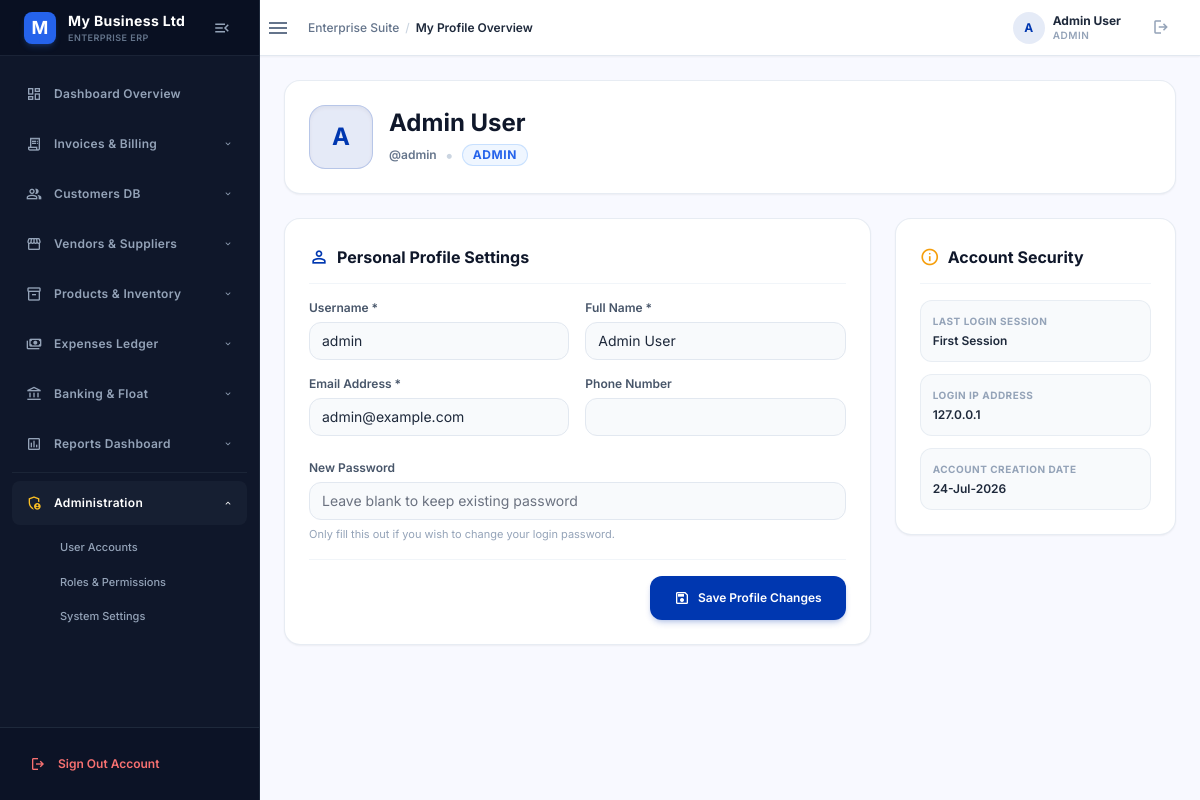
The page /users/profile (signed in) on the database its author committed.
### tables this page shows
CREATE TABLE `users` (
  `id` INT AUTO_INCREMENT PRIMARY KEY,
  `username` VARCHAR(100) NOT NULL UNIQUE,
  `email` VARCHAR(150) NOT NULL UNIQUE,
  `password` VARCHAR(255) NOT NULL,
  `full_name` VARCHAR(150) NOT NULL,
  `phone` VARCHAR(30) NULL,
  `role` VARCHAR(50) DEFAULT 'employee',
  `is_active` TINYINT(1) DEFAULT 1,
  `last_login` DATETIME NULL,
  `last_login_ip` VARCHAR(45) NULL,
  `created_at` TIMESTAMP DEFAULT CURRENT_TIMESTAMP
);

### controllers/UserController.php (called while the page is built, shortened)
<?php
class UserController {
    private $userModel;
    public function __construct() {
        require_once __DIR__ . '/../config/database.php';
        $this->db = getConnection();
        $this->userModel = new User($this->db);
    }
    public function profile() {
        $user_id = $_SESSION['user_id'] ?? 1;
        $user = $this->userModel->getById($user_id);
        require_once __DIR__ . '/../views/layouts/header.php';
        require_once __DIR__ . '/../views/users/profile.php';
        require_once __DIR__ . '/../views/layouts/footer.php';
    }
}

### config/database.php (called while the page is built, shortened)
<?php
function getConnection()
{
        $dsn = "mysql:host=" . DB_HOST . ";dbname=" . DB_NAME . ";charset=" . DB_CHARSET;
        $pdo = new PDO($dsn, DB_USER, DB_PASS);
        $pdo->setAttribute(PDO::ATTR_ERRMODE, PDO::ERRMODE_EXCEPTION);
        $pdo->setAttribute(PDO::ATTR_DEFAULT_FETCH_MODE, PDO::FETCH_ASSOC);
        return $pdo;
}

### models/User.php (called while the page is built, shortened)
<?php
class User
{
    private $db;
    public function __construct($db)
    {
        $this->db = $db;
    }
    public function getById($id)
    {
        $sql = "SELECT u.*,
                GROUP_CONCAT(ur.role_id) as role_ids
                FROM users u
                LEFT JOIN user_roles ur ON u.id = ur.user_id
                WHERE u.id = :id
                GROUP BY u.id";
        $stmt = $this->db->prepare($sql);
        $stmt->execute([':id' => $id]);
        return $stmt->fetch();
    }
}

### views/users/profile.php (the view, shortened to what this page needs)
<div class="max-w-4xl mx-auto space-y-6">
    <div class="flex items-center gap-4 bg-white rounded-2xl p-6 border border-slate-200/80 shadow-sm">
        <div class="h-16 w-16 rounded-2xl bg-primary/10 text-primary flex items-center justify-center font-bold text-2xl border border-primary/20 shadow-inner">
            <?= htmlspecialchars(strtoupper(substr($user['full_name'] ?? $user['username'], 0, 1))) ?>
        </div>
        <div>
            <h1 class="text-2xl font-bold text-slate-900"><?= htmlspecialchars($user['full_name']) ?></h1>
            <div class="flex items-center gap-2 mt-1">
                <span class="text-xs font-semibold text-slate-500">@<?= htmlspecialchars($user['username']) ?></span>
                <span class="text-slate-300">•</span>
                <span class="inline-flex items-center px-2.5 py-0.5 rounded-full text-xs font-bold bg-blue-50 text-blue-600 border border-blue-200/80 uppercase tracking-wider">
                    <?= htmlspecialchars($_SESSION['role'] ?? 'employee') ?>
                </span>
            </div>
        </div>
    </div>
    <div class="grid grid-cols-1 md:grid-cols-3 gap-6">
        <div class="md:col-span-2 bg-white rounded-2xl border border-slate-200/80 shadow-sm p-6 space-y-4">
            <h3 class="text-base font-bold text-slate-900 border-b border-slate-100 pb-3 flex items-center gap-2">
                <span class="material-symbols-outlined text-primary text-xl">person</span>
                <span>Personal Profile Settings</span>
            </h3>
            <form id="profileForm" class="space-y-4">
                <div class="grid grid-cols-1 sm:grid-cols-2 gap-4">
                    <div class="space-y-1.5">
                        <label class="block text-xs font-semibold text-slate-600">Username *</label>
                        <input type="text" name="username" value="<?= htmlspecialchars($user['username']) ?>" class="w-full bg-slate-50 border border-slate-200 rounded-xl py-2 px-3 text-sm text-slate-800 focus:ring-2 focus:ring-primary/20 focus:border-primary outline-none transition-all" required>
                    </div>
                    <div class="space-y-1.5">
                        <label class="block text-xs font-semibold text-slate-600">Full Name *</label>
                        <input type="text" name="full_name" value="<?= htmlspecialchars($user['full_name']) ?>" class="w-full bg-slate-50 border border-slate-200 rounded-xl py-2 px-3 text-sm text-slate-800 focus:ring-2 focus:ring-primary/20 focus:border-primary outline-none transition-all" required>
                    </div>
                    <div class="space-y-1.5">
                        <label class="block text-xs font-semibold text-slate-600">Email Address *</label>
                        <input type="email" name="email" value="<?= htmlspecialchars($user['email']) ?>" class="w-full bg-slate-50 border border-slate-200 rounded-xl py-2 px-3 text-sm text-slate-800 focus:ring-2 focus:ring-primary/20 focus:border-primary outline-none transition-all" required>
                    </div>
                    <div class="space-y-1.5">
                        <label class="block text-xs font-semibold text-slate-600">Phone Number</label>
                        <input type="text" name="phone" value="<?= htmlspecialchars($user['phone'] ?? '') ?>" class="w-full bg-slate-50 border border-slate-200 rounded-xl py-2 px-3 text-sm text-slate-800 focus:ring-2 focus:ring-primary/20 focus:border-primary outline-none transition-all">
                    </div>
                </div>
                <div class="space-y-1.5 pt-2">
                    <label class="block text-xs font-semibold text-slate-600">New Password</label>
                    <input type="password" name="password" class="w-full bg-slate-50 border border-slate-200 rounded-xl py-2 px-3 text-sm text-slate-800 focus:ring-2 focus:ring-primary/20 focus:border-primary outline-none transition-all" placeholder="Leave blank to keep existing password">
                    <p class="text-[11px] text-slate-400">Only fill this out if you wish to change your login password.</p>
                </div>
                <div class="pt-4 border-t border-slate-100 flex justify-end">
                    <button type="submit" id="saveProfileBtn" class="flex items-center gap-2 bg-primary hover:bg-primary/90 text-white px-6 py-2.5 rounded-xl font-semibold shadow-md shadow-primary/20 transition-all text-xs">
                        <span class="material-symbols-outlined text-base">save</span>
                        <span>Save Profile Changes</span>
                    </button>
                </div>
            </form>
        </div>
        <div class="space-y-4">
            <div class="bg-white rounded-2xl border border-slate-200/80 shadow-sm p-6 space-y-4">
                <h3 class="text-base font-bold text-slate-900 border-b border-slate-100 pb-3 flex items-center gap-2">
                    <span class="material-symbols-outlined text-amber-500 text-xl">info</span>
                    <span>Account Security</span>
                </h3>
                <div class="space-y-3 text-xs">
                    <div class="p-3 bg-slate-50 rounded-xl border border-slate-200/70 space-y-1">
                        <span class="text-[10px] font-bold text-slate-400 uppercase tracking-wider">Last Login Session</span>
                        <p class="font-semibold text-slate-800">
                            <?= !empty($user['last_login']) ? date('d-M-Y H:i A', strtotime($user['last_login'])) : 'First Session' ?>
                        </p>
                    </div>
                    <div class="p-3 bg-slate-50 rounded-xl border border-slate-200/70 space-y-1">
                        <span class="text-[10px] font-bold text-slate-400 uppercase tracking-wider">Login IP Address</span>
                        <p class="font-semibold text-slate-800">
                            <?= htmlspecialchars($user['last_login_ip'] ?? $_SERVER['REMOTE_ADDR'] ?? 'Localhost') ?>
                        </p>
                    </div>
                    <div class="p-3 bg-slate-50 rounded-xl border border-slate-200/70 space-y-1">
                        <span class="text-[10px] font-bold text-slate-400 uppercase tracking-wider">Account Creation Date</span>
                        <p class="font-semibold text-slate-800">
                            <?= !empty($user['created_at']) ? date('d-M-Y', strtotime($user['created_at'])) : date('d-M-Y') ?>
                        </p>
                    </div>
                </div>
            </div>
        </div>
    </div>
</div>

### views/layouts/header.php (style rules this page uses)
.material-symbols-outlined { font-variation-settings: 'FILL' 0, 'wght' 400, 'GRAD' 0, 'opsz' 24; display: inline-block; line-height: 1; text-transform: none; letter-spacing: normal; word-wrap: normal; white-space: nowrap; direction: ltr; }
body { font-family: 'Inter', sans-serif; background-color: #F1F5F9; visibility: hidden; opacity: 0; }

### rows shown on the page
users: full_name "A", full_name "Admin User", username "admin", email "admin@example.com", last_login_ip "127.0.0.1", created_at "24-Jul-2026"

### other values the page prints
substr($companyName, 0, 1) "M"
$companyName "My Business Ltd"
$title "My Profile"
substr($_SESSION['full_name'] ?? $_SESSION['username'] ?? 'U', 0, 1) "A"
$_SESSION['full_name'] "Admin User"
$_SESSION['role'] "ADMIN"
